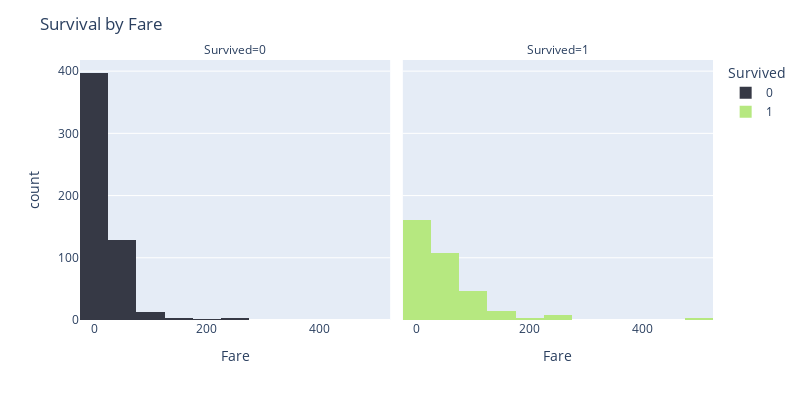

Source (notebook cell):
### Code cell
fig = px.histogram(df, x="Fare", facet_col="Survived", color="Survived", nbins=20,
                   color_discrete_sequence=["#363945", "#B6E880"])
fig.update_layout(height=400, width=800, title_text="Survival by Fare")
fig.show()

### Figure 1 — Plotly figure (JSON) as saved in the notebook; plotly's stock layout.template omitted (floating-point values rounded to 4 significant figures; data arrays with more than 128 entries replaced by an {"elided": "..."} marker saying what was removed)
{"data": [{"alignmentgroup": "True", "bingroup": "x", "hovertemplate": "Survived=0<br>Fare=%{x}<br>count=%{y}<extra></extra>", "legendgroup": "0", "marker": {"color": "#363945"}, "name": "0", "nbinsx": 20, "offsetgroup": "0", "orientation": "v", "showlegend": true, "type": "histogram", "x": {"elided": "549 float values"}, "xaxis": "x", "yaxis": "y"}, {"alignmentgroup": "True", "bingroup": "x", "hovertemplate": "Survived=1<br>Fare=%{x}<br>count=%{y}<extra></extra>", "legendgroup": "1", "marker": {"color": "#B6E880"}, "name": "1", "nbinsx": 20, "offsetgroup": "1", "orientation": "v", "showlegend": true, "type": "histogram", "x": {"elided": "342 float values"}, "xaxis": "x2", "yaxis": "y2"}], "layout": {"annotations": [{"font": {}, "showarrow": false, "text": "Survived=0", "x": 0.245, "xanchor": "center", "xref": "paper", "y": 1, "yanchor": "bottom", "yref": "paper"}, {"font": {}, "showarrow": false, "text": "Survived=1", "x": 0.755, "xanchor": "center", "xref": "paper", "y": 1, "yanchor": "bottom", "yref": "paper"}], "barmode": "relative", "height": 400, "legend": {"title": {"text": "Survived"}, "tracegroupgap": 0}, "margin": {"t": 60}, "title": {"text": "Survival by Fare"}, "width": 800, "xaxis": {"anchor": "y", "domain": [0, 0.49], "title": {"text": "Fare"}}, "xaxis2": {"anchor": "y2", "domain": [0.51, 1], "matches": "x", "title": {"text": "Fare"}}, "yaxis": {"anchor": "x", "domain": [0, 1], "title": {"text": "count"}}, "yaxis2": {"anchor": "x2", "domain": [0, 1], "matches": "y", "showticklabels": false}}}
